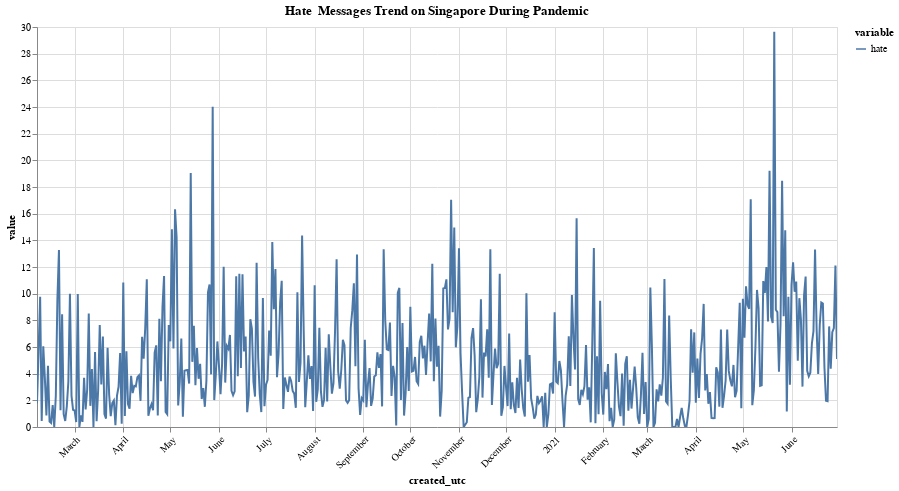

The notebook cell this image was saved under:
### Code cell
selection = alt.selection_multi(fields=['variable'], bind='legend')

sentiment_trend = alt.Chart(hate, title='Hate  Messages Trend on Singapore During Pandemic').mark_line().encode(
        x=alt.X(
            "created_utc:T",
            axis=alt.Axis(title="created_utc")
        ),
        y='value',
        color='variable:N',
    ).properties(
        width=800,
        height=400
    ).configure_axisX(
        labelAngle=-45,
    ).interactive().add_selection(
        selection
    )

sentiment_trend

### Figure 1 — Vega-Lite specification as saved in the notebook (floating-point values rounded to 4 significant figures; data arrays with more than 128 entries replaced by an {"elided": "..."} marker saying what was removed)
{"config": {"view": {"continuousWidth": 400, "continuousHeight": 300}, "axisX": {"labelAngle": -45}}, "data": {"name": "data-27ca3f3bdd85fa777c2e85f2bed5e884"}, "mark": "line", "encoding": {"color": {"type": "nominal", "field": "variable"}, "x": {"type": "temporal", "axis": {"title": "created_utc"}, "field": "created_utc"}, "y": {"type": "quantitative", "field": "value"}}, "height": 400, "selection": {"selector109": {"type": "interval", "bind": "scales", "encodings": ["x", "y"]}, "selector108": {"type": "multi", "fields": ["variable"], "bind": "legend"}}, "title": "Hate  Messages Trend on Singapore During Pandemic", "width": 800, "$schema": "https://vega.github.io/schema/vega-lite/v4.8.1.json", "datasets": {"data-27ca3f3bdd85fa777c2e85f2bed5e884": {"elided": "510 records"}}}
